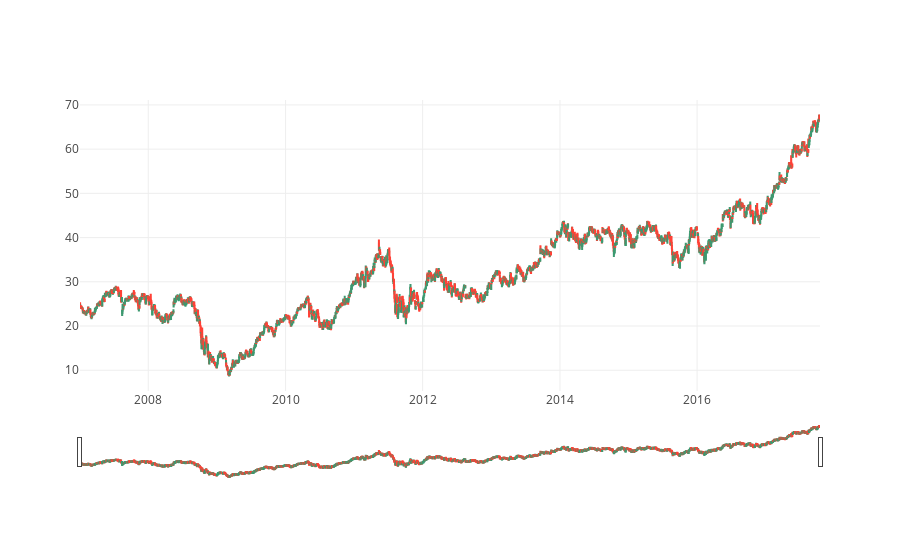

Write notebook code for a chart like this one.
### Markdown cell above
# Stock Rate Change of Agilient Technogies

### Code cell
df_percompany = df_A

trace = go.Candlestick(x=df_percompany.Date,
                       open=df_percompany.Open,
                       high=df_percompany.High,
                       low=df_percompany.Low,
                       close=df_percompany.Close)
data = [trace]

py.iplot(data, filename='one company')

### Figure 1 — Plotly figure (JSON) as saved in the notebook; plotly's stock layout.template omitted (floating-point values rounded to 4 significant figures; data arrays with more than 128 entries replaced by an {"elided": "..."} marker saying what was removed)
{"data": [{"close": {"elided": "2717 float values"}, "high": {"elided": "2717 float values"}, "low": {"elided": "2717 float values"}, "open": {"elided": "2717 float values"}, "type": "candlestick", "uid": "1f349370-d458-11e8-a47f-c8ff2852c974", "x": {"elided": "2717 str values"}}], "layout": {}}
